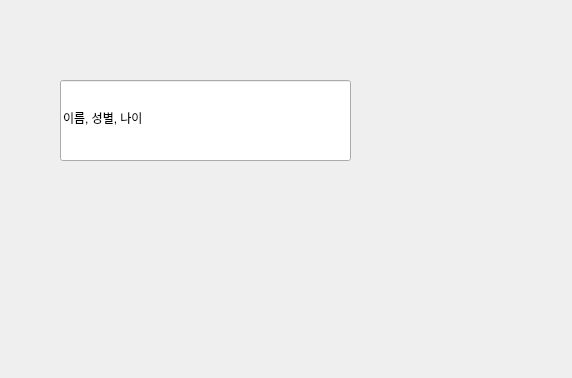
<?xml version="1.0" encoding="UTF-8"?>
<ui version="4.0">
 <class>Dialog</class>
 <widget class="QDialog" name="Dialog">
  <property name="geometry">
   <rect>
    <x>0</x>
    <y>0</y>
    <width>572</width>
    <height>378</height>
   </rect>
  </property>
  <property name="windowTitle">
   <string>Dialog</string>
  </property>
  <widget class="QLineEdit" name="lineEdit">
   <property name="geometry">
    <rect>
     <x>60</x>
     <y>80</y>
     <width>291</width>
     <height>81</height>
    </rect>
   </property>
   <property name="text">
    <string>이름, 성별, 나이</string>
   </property>
  </widget>
 </widget>
 <resources/>
 <connections/>
</ui>
